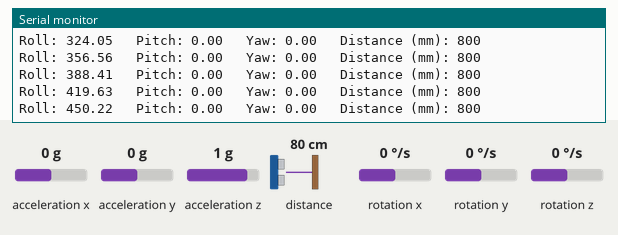
The sketch below on a simulated ESP32. Shown: the last lines printed to the serial monitor. Wiring (inferred from the names in the program): MPU-6050 motion sensor at I2C address 0x68. The inputs (shaded band) are chosen by the test bench; at power-on: acceleration z 1 g, acceleration y 0 g, distance to the obstacle 80 cm, rotation y 0 °/s, acceleration x 0 g, rotation x 0 °/s, rotation z 0 °/s.

Above: at 1.4 s.
1.5 s: acceleration z set to 0 g
At 1.66 s:
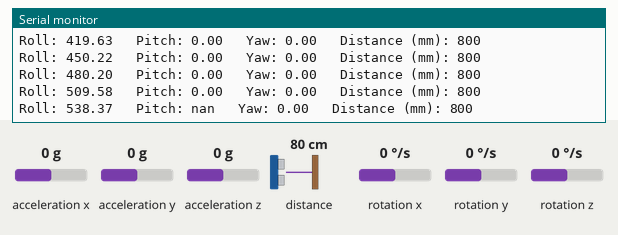
3.1 s: acceleration y set to -1.4 g
At 3.11 s:
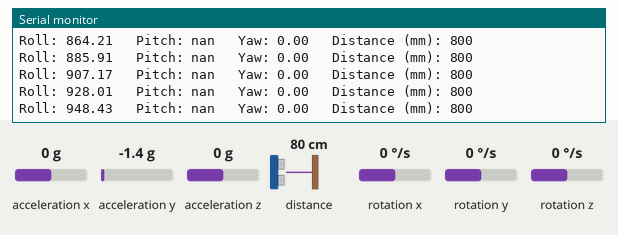
4.6 s: distance to the obstacle set to 2 cm
At 4.64 s:
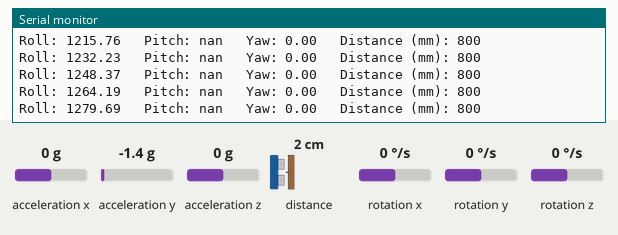
6.1 s: rotation y set to -192 °/s
At 6.17 s:
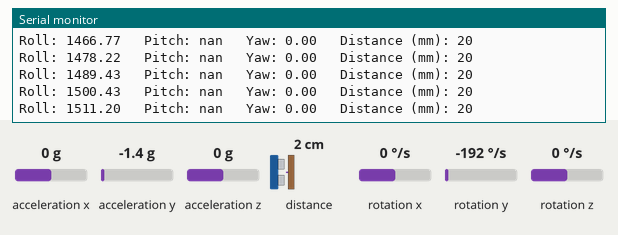
Timing chart, 0 to 8.6 s (numbered marks = the images above; inputs shaded):
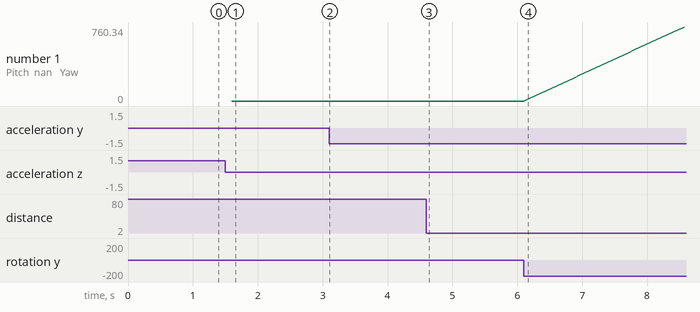

The sketch:

Object_Avoider.ino
```cpp
#include <Wire.h>
#include <Adafruit_VL53L0X.h>

const int MPU = 0x68;  // MPU6050 I2C address
Adafruit_VL53L0X lox = Adafruit_VL53L0X();

// IMU variables
float AccX, AccY, AccZ;
float GyroX, GyroY, GyroZ;
float roll = 0, pitch = 0, yaw = 0;

unsigned long prevTime = 0;

// ---------------------- SETUP ----------------------
void setup() {
  Serial.begin(115200);

  // Start I2C on ESP32 custom pins
  Wire.begin(21, 22);
  delay(200);

  // Start MPU6050
  Wire.beginTransmission(MPU);
  Wire.write(0x6B);   // Power management register
  Wire.write(0);      // Wake up MPU6050
  Wire.endTransmission(true);

  Serial.println("MPU6050 initialized");

  // Start ToF Sensor
  if (!lox.begin()) {
    Serial.println("Failed to find VL53L0X sensor!");
    while (1);
  }
  Serial.println("VL53L0X initialized");

  prevTime = micros();
}

// ---------------------- READ MPU ----------------------
void readMPU() {
  Wire.beginTransmission(MPU);
  Wire.write(0x3B);
  Wire.endTransmission(false);
  Wire.requestFrom(MPU, 14, true);

  AccX = (Wire.read() << 8 | Wire.read()) / 16384.0;
  AccY = (Wire.read() << 8 | Wire.read()) / 16384.0;
  AccZ = (Wire.read() << 8 | Wire.read()) / 16384.0;

  GyroX = (Wire.read() << 8 | Wire.read()) / 131.0;
  GyroY = (Wire.read() << 8 | Wire.read()) / 131.0;
  GyroZ = (Wire.read() << 8 | Wire.read()) / 131.0;
}

// ---------------------- LOOP ----------------------
void loop() {

  // dt calculation
  unsigned long now = micros();
  float dt = (now - prevTime) / 1000000.0;
  prevTime = now;

  readMPU();

  // Roll & Pitch from accelerometer
  float roll_acc = atan2(AccY, AccZ) * 180 / PI;
  float pitch_acc = atan(-AccX / sqrt(AccY * AccY + AccZ * AccZ)) * 180 / PI;

  // Complementary Filter
  roll = 0.98 * (roll + GyroX * dt) + 0.02 * roll_acc;
  pitch = 0.98 * (pitch + GyroY * dt) + 0.02 * pitch_acc;

  // Yaw (only from gyro)
  yaw += GyroZ * dt;

  // Read ToF distance
  VL53L0X_RangingMeasurementData_t measure;
  lox.rangingTest(&measure, false);

  int distance = (measure.RangeStatus != 4) ? measure.RangeMilliMeter : -1;

  // --------- Print Data ----------
  Serial.print("Roll: ");  Serial.print(roll);
  Serial.print("   Pitch: "); Serial.print(pitch);
  Serial.print("   Yaw: ");   Serial.print(yaw);
  Serial.print("   Distance (mm): "); Serial.println(distance);

  delay(50);
}
```

Measured:
- after the input at 1.5 s, the serial monitor: prints a new line after 0.10 s (image 1)
- plotted number 1: 0 → 760.34 after the input at 6.1 s
